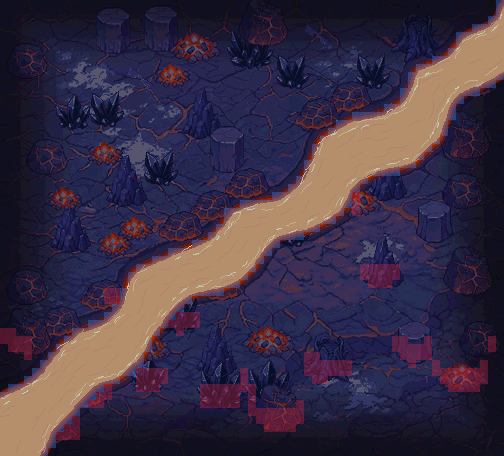

A 2D game scene composited from a Tiled map and its tileset images. What follows is a short description and the map's XML, with every tile layer's data as written:
An orthogonal 63x57 tile map with 8x8 px tiles, 1 tile layer (collision_8px), 1 image layer.

<map version="1.10" tiledversion="1.10.2" orientation="orthogonal" renderorder="right-down" width="63" height="57" tilewidth="8" tileheight="8" infinite="0" nextlayerid="4" nextobjectid="1">
 <properties>
  <property name="moteur" value="RogueEssence / PMDO" />
  <property name="case_lecture_px" type="int" value="24" />
  <property name="viewport" value="320x240" />
 </properties>
 <tileset firstgid="1" source="brosse_collision.tsx" />
 <imagelayer id="1" name="fond">
  <image source="fond.png" width="504" height="456" />
 </imagelayer>
 <layer id="2" name="collision_8px" width="63" height="57" opacity="0.55">
  <data encoding="csv">
1,1,1,1,1,1,1,1,1,1,1,1,1,1,1,1,1,1,1,1,1,1,1,1,1,1,1,1,1,1,1,1,1,1,1,1,1,1,1,1,1,1,1,1,1,1,1,1,1,1,1,1,1,1,1,1,1,1,1,1,1,1,3,
1,1,1,1,1,1,1,1,1,1,1,1,1,1,1,1,1,1,1,1,1,1,1,1,1,1,1,1,1,1,1,1,1,1,1,1,1,1,1,1,1,1,1,1,1,1,1,1,1,1,1,1,1,1,1,1,1,1,1,1,1,1,3,
1,1,1,1,1,1,1,1,1,1,1,1,1,1,1,1,1,1,1,1,1,1,1,1,1,1,1,1,1,1,1,1,1,1,1,1,1,1,1,1,1,1,1,1,1,1,1,1,1,1,1,1,1,1,1,1,1,1,1,1,1,3,3,
1,1,1,1,1,1,1,1,1,1,1,1,1,1,1,1,1,1,1,1,1,1,1,1,1,1,1,1,1,1,1,1,1,1,1,1,1,1,1,1,1,1,1,1,1,1,1,1,1,1,1,1,1,1,1,1,1,1,1,3,3,3,3,
1,1,1,1,1,1,1,1,1,1,1,1,1,1,1,1,1,1,1,1,1,1,1,1,1,1,1,1,1,1,1,1,1,1,1,1,1,1,1,1,1,1,1,1,1,1,1,1,1,1,1,1,1,1,1,1,1,3,3,3,3,3,3,
1,1,1,1,1,1,1,1,1,1,1,1,1,1,1,1,1,1,1,1,1,1,1,1,1,1,1,1,1,1,1,1,1,1,1,1,1,1,1,1,1,1,1,1,1,1,1,1,1,1,1,1,1,1,1,1,1,3,3,3,3,3,3,
1,1,1,1,1,1,1,1,1,1,1,1,1,1,1,1,1,1,1,1,1,1,1,1,1,1,1,1,1,1,1,1,1,1,1,1,1,1,1,1,1,1,1,1,1,1,1,1,1,1,1,1,1,1,1,1,3,3,3,3,3,3,3,
1,1,1,1,1,1,1,1,1,1,1,1,1,1,1,1,1,1,1,1,1,1,1,1,1,1,1,1,1,1,1,1,1,1,1,1,1,1,1,1,1,1,1,1,1,1,1,1,1,1,1,1,1,1,3,3,3,3,3,3,3,3,3,
1,1,1,1,1,1,1,1,1,1,1,1,1,1,1,1,1,1,1,1,1,1,1,1,1,1,1,1,1,1,1,1,1,1,1,1,1,1,1,1,1,1,1,1,1,1,1,1,1,1,1,1,3,3,3,3,3,3,3,3,3,3,3,
1,1,1,1,1,1,1,1,1,1,1,1,1,1,1,1,1,1,1,1,1,1,1,1,1,1,1,1,1,1,1,1,1,1,1,1,1,1,1,1,1,1,1,1,1,1,1,1,1,1,1,3,3,3,3,3,3,3,3,3,3,3,3,
1,1,1,1,1,1,1,1,1,1,1,1,1,1,1,1,1,1,1,1,1,1,1,1,1,1,1,1,1,1,1,1,1,1,1,1,1,1,1,1,1,1,1,1,1,1,1,1,1,1,1,3,3,3,3,3,3,3,3,3,3,3,1,
1,1,1,1,1,1,1,1,1,1,1,1,1,1,1,1,1,1,1,1,1,1,1,1,1,1,1,1,1,1,1,1,1,1,1,1,1,1,1,1,1,1,1,1,1,1,1,1,1,1,3,3,3,3,3,3,3,3,3,3,1,1,1,
1,1,1,1,1,1,1,1,1,1,1,1,1,1,1,1,1,1,1,1,1,1,1,1,1,1,1,1,1,1,1,1,1,1,1,1,1,1,1,1,1,1,1,1,1,1,1,1,1,1,3,3,3,3,3,3,3,3,1,1,1,1,1,
1,1,1,1,1,1,1,1,1,1,1,1,1,1,1,1,1,1,1,1,1,1,1,1,1,1,1,1,1,1,1,1,1,1,1,1,1,1,1,1,1,1,1,1,1,1,1,1,3,3,3,3,3,3,3,3,3,1,1,1,1,1,1,
1,1,1,1,1,1,1,1,1,1,1,1,1,1,1,1,1,1,1,1,1,1,1,1,1,1,1,1,1,1,1,1,1,1,1,1,1,1,1,1,1,1,1,1,3,3,3,3,3,3,3,3,3,3,3,3,3,1,1,1,1,1,1,
1,1,1,1,1,1,1,1,1,1,1,1,1,1,1,1,1,1,1,1,1,1,1,1,1,1,1,1,1,1,1,1,1,1,1,1,1,1,1,1,1,1,3,3,3,3,3,3,3,3,3,3,3,3,3,3,1,1,1,1,1,1,1,
1,1,1,1,1,1,1,1,1,1,1,1,1,1,1,1,1,1,1,1,1,1,1,1,1,1,1,1,1,1,1,1,1,1,1,1,1,1,1,1,1,3,3,3,3,3,3,3,3,3,3,3,3,3,3,3,1,1,1,1,1,1,1,
1,1,1,1,1,1,1,1,1,1,1,1,1,1,1,1,1,1,1,1,1,1,1,1,1,1,1,1,1,1,1,1,1,1,1,1,1,1,1,1,3,3,3,3,3,3,3,3,3,3,3,3,3,3,3,1,1,1,1,1,1,1,1,
1,1,1,1,1,1,1,1,1,1,1,1,1,1,1,1,1,1,1,1,1,1,1,1,1,1,1,1,1,1,1,1,1,1,1,1,1,1,1,3,3,3,3,3,3,3,3,3,3,3,3,3,3,3,1,1,1,1,1,1,1,1,1,
1,1,1,1,1,1,1,1,1,1,1,1,1,1,1,1,1,1,1,1,1,1,1,1,1,1,1,1,1,1,1,1,1,1,1,1,1,1,1,3,3,3,3,3,3,3,3,3,3,3,3,3,3,1,1,1,1,1,1,1,1,1,1,
1,1,1,1,1,1,1,1,1,1,1,1,1,1,1,1,1,1,1,1,1,1,1,1,1,1,1,1,1,1,1,1,1,1,1,1,1,1,3,3,3,3,3,3,3,3,3,3,3,3,3,3,1,1,1,1,1,1,1,1,1,1,1,
1,1,1,1,1,1,1,1,1,1,1,1,1,1,1,1,1,1,1,1,1,1,1,1,1,1,1,1,1,1,1,1,1,1,1,1,1,1,3,3,3,3,3,3,3,3,3,3,3,3,1,1,1,1,1,1,1,1,1,1,1,1,1,
1,1,1,1,1,1,1,1,1,1,1,1,1,1,1,1,1,1,1,1,1,1,1,1,1,1,1,1,1,1,1,1,1,1,1,1,1,3,3,3,3,3,3,3,3,3,1,1,1,1,1,1,1,1,1,1,1,1,1,1,1,1,1,
1,1,1,1,1,1,1,1,1,1,1,1,1,1,1,1,1,1,1,1,1,1,1,1,1,1,1,1,1,1,1,1,1,1,1,1,3,3,3,3,3,3,3,3,3,1,1,1,1,1,1,1,1,1,1,1,1,1,1,1,1,1,1,
1,1,1,1,1,1,1,1,1,1,1,1,1,1,1,1,1,1,1,1,1,1,1,1,1,1,1,1,1,1,1,1,1,1,3,3,3,3,3,3,3,3,3,3,2,1,1,1,1,1,1,1,1,1,1,1,1,1,1,1,1,1,1,
1,1,1,1,1,1,1,1,1,1,1,1,1,1,1,1,1,1,1,1,1,1,1,1,1,1,1,1,1,1,3,3,3,3,3,3,3,3,3,3,3,3,3,3,2,1,1,1,1,1,1,1,1,1,1,1,1,1,1,1,1,1,1,
1,1,1,1,1,1,1,1,1,1,1,1,1,1,1,1,1,1,1,1,1,1,1,1,1,1,1,1,3,3,3,3,3,3,3,3,3,3,3,3,3,3,3,1,2,1,1,1,1,1,1,1,1,1,1,1,1,1,1,1,1,1,1,
1,1,1,1,1,1,1,1,1,1,1,1,1,1,1,1,1,1,1,1,1,1,1,1,1,1,1,1,3,3,3,3,3,3,3,3,3,3,3,3,3,3,1,1,1,1,1,1,1,1,1,1,1,1,1,1,1,1,1,1,1,1,1,
1,1,1,1,1,1,1,1,1,1,1,1,1,1,1,1,1,1,1,1,1,1,1,1,1,1,1,3,3,3,3,3,3,3,3,3,3,3,3,3,1,1,1,1,1,1,1,1,1,1,1,1,1,1,1,1,1,1,1,1,1,1,1,
1,1,1,1,1,1,1,1,1,1,1,1,1,1,1,1,1,1,1,1,1,1,1,1,1,1,3,3,3,3,3,3,3,3,3,3,3,3,1,1,1,1,1,1,1,1,1,1,1,1,1,1,1,1,1,1,1,1,1,1,1,1,1,
1,1,1,1,1,1,1,1,1,1,1,1,1,1,1,1,1,1,1,1,1,1,1,1,3,3,3,3,3,3,3,3,3,3,3,1,1,1,1,1,1,1,1,1,1,1,1,1,1,1,1,1,1,1,1,1,1,1,1,1,1,1,1,
1,1,1,1,1,1,1,1,1,1,1,1,1,1,1,1,1,1,1,1,1,3,3,3,3,3,3,3,3,3,3,3,3,3,1,1,1,1,1,1,1,1,1,1,1,1,1,1,1,1,1,1,1,1,1,1,1,1,1,1,1,1,1,
1,1,1,1,1,1,1,1,1,1,1,1,1,1,1,1,1,1,1,3,3,3,3,3,3,3,3,3,3,3,3,3,3,1,1,1,1,1,1,1,1,1,1,1,1,1,1,1,1,1,1,1,1,1,1,1,1,1,1,1,1,1,1,
1,1,1,1,1,1,1,1,1,1,1,1,1,1,1,1,1,3,3,3,3,3,3,3,3,3,3,3,3,3,3,3,1,1,1,1,1,1,1,1,1,1,1,1,1,2,2,2,2,2,1,1,1,1,1,1,1,1,1,1,1,1,1,
1,1,1,1,1,1,1,1,1,1,1,1,1,1,1,1,3,3,3,3,3,3,3,3,3,3,3,3,3,3,3,1,1,1,1,1,1,1,1,1,1,1,1,1,1,2,2,2,2,2,1,1,1,1,1,1,1,1,1,1,1,1,1,
1,1,1,1,1,1,1,1,1,1,1,1,1,1,1,1,3,3,3,3,3,3,3,3,3,3,3,3,3,3,1,1,1,1,1,1,1,1,1,1,1,1,1,1,1,1,2,2,2,1,1,1,1,1,1,1,1,1,1,1,1,1,1,
1,1,1,1,1,1,1,1,1,1,1,1,1,2,2,3,3,3,3,3,3,3,3,3,3,3,3,3,1,1,1,1,1,1,1,1,1,1,1,1,1,1,1,1,1,1,1,1,1,1,1,1,1,1,1,1,1,1,1,1,1,1,1,
1,1,1,1,1,1,1,1,1,1,1,1,1,2,2,3,3,3,3,3,3,3,3,3,1,1,1,1,1,1,1,1,1,1,1,1,1,1,1,1,1,1,1,1,1,1,1,1,1,1,1,1,1,1,1,1,1,1,1,1,1,1,1,
1,1,1,1,1,1,1,1,1,1,1,1,1,1,3,3,3,3,3,3,3,3,3,1,1,1,1,1,1,1,1,1,1,1,1,1,1,1,1,1,1,1,1,1,1,1,1,1,1,1,1,1,1,1,1,1,1,1,1,1,1,1,1,
1,1,1,1,1,1,1,1,1,1,1,1,1,3,3,3,3,3,3,3,3,3,2,2,2,1,1,1,1,1,1,1,1,1,1,1,1,1,1,1,1,1,1,1,1,1,1,1,1,1,1,1,1,1,1,1,1,1,1,1,1,1,1,
1,1,1,1,1,1,1,1,1,1,1,3,3,3,3,3,3,3,3,3,3,2,2,2,2,1,1,1,1,1,1,1,1,1,1,1,1,1,1,1,1,1,1,1,1,1,1,1,1,1,1,1,1,1,1,1,1,1,1,1,1,1,1,
2,2,1,1,1,1,1,1,1,3,3,3,3,3,3,3,3,3,3,3,1,1,2,1,1,1,1,1,1,1,1,1,1,1,1,1,1,1,1,1,1,1,1,1,1,1,1,1,1,1,1,1,1,1,1,1,1,1,1,1,1,1,1,
2,2,2,2,1,1,1,1,3,3,3,3,3,3,3,3,3,3,3,1,1,1,1,1,1,1,1,1,1,1,1,1,1,1,1,1,1,1,1,1,1,1,1,1,1,1,1,1,1,2,2,1,1,2,1,1,1,1,1,1,1,2,1,
1,2,2,2,1,1,1,3,3,3,3,3,3,3,3,3,3,3,3,1,1,1,1,1,1,1,1,1,1,1,1,1,1,1,1,1,1,1,1,1,1,1,1,1,1,1,1,1,1,2,2,2,2,2,1,1,1,1,1,1,1,2,1,
1,1,1,2,1,1,3,3,3,3,3,3,3,3,3,3,3,3,1,1,1,1,1,1,1,1,1,1,1,1,1,1,1,1,1,1,1,1,2,2,1,1,1,1,1,1,1,1,1,1,2,2,2,2,1,1,1,1,1,1,1,1,1,
1,1,1,1,1,3,3,3,3,3,3,3,3,3,3,3,3,3,1,1,1,1,1,1,1,1,1,1,1,1,1,1,1,1,1,1,1,1,2,2,2,2,2,2,1,1,1,1,1,1,1,2,1,1,2,1,1,1,1,1,2,1,1,
1,1,1,1,3,3,3,3,3,3,3,3,3,3,3,3,3,2,2,2,2,1,1,1,1,1,1,1,1,1,2,1,1,1,1,1,1,1,2,2,2,2,2,2,1,1,1,1,1,1,1,1,1,1,2,2,2,2,2,2,2,1,1,
1,1,1,3,3,3,3,3,3,3,3,3,3,3,3,1,1,2,2,2,2,1,1,1,1,1,1,1,1,1,2,1,1,1,1,1,1,1,1,2,2,1,1,1,1,1,1,1,1,1,1,1,1,1,1,2,2,2,2,2,2,1,1,
1,3,3,3,3,3,3,3,3,3,3,3,3,2,1,1,1,2,2,2,1,1,1,1,1,2,2,2,2,2,2,2,1,1,1,1,1,1,1,1,1,1,1,1,1,1,1,1,1,1,1,1,1,1,1,1,2,2,2,2,1,1,1,
3,3,3,3,3,3,3,3,3,3,3,3,2,2,1,1,1,1,1,1,1,1,1,1,1,2,2,2,2,2,1,2,1,1,1,1,1,1,1,1,1,1,1,1,1,1,1,1,1,1,1,1,1,1,1,1,1,1,1,1,1,1,1,
3,3,3,3,3,3,3,3,3,3,3,2,2,1,1,1,1,1,1,1,1,1,1,1,1,2,2,2,2,2,1,2,1,1,1,1,1,2,1,1,1,1,1,1,1,1,1,1,1,1,1,1,1,1,1,1,1,1,1,1,1,1,1,
3,3,3,3,3,3,3,3,3,3,1,1,1,1,1,1,1,1,1,1,1,1,1,1,1,1,1,1,1,1,1,2,2,2,2,2,2,2,1,1,1,1,1,1,1,1,1,1,1,1,1,1,1,1,1,1,1,1,1,1,1,1,1,
3,3,3,3,3,3,3,3,3,2,1,1,1,1,1,1,1,1,1,1,1,1,1,1,1,1,1,1,1,1,1,1,2,2,2,2,2,2,1,1,1,1,1,1,1,1,1,1,1,1,1,1,1,1,1,1,1,1,1,1,1,1,1,
3,3,3,3,3,3,3,3,2,2,1,1,1,1,1,1,1,1,1,1,1,1,1,1,1,1,1,1,1,1,1,1,1,2,2,2,2,1,1,1,1,1,1,1,1,1,1,1,1,1,1,1,1,1,1,1,1,1,1,1,1,1,1,
3,3,3,3,3,3,3,2,2,2,1,1,1,1,1,1,1,1,1,1,1,1,1,1,1,1,1,1,1,1,1,1,1,1,1,1,1,1,1,1,1,1,1,1,1,1,1,1,1,1,1,1,1,1,1,1,1,1,1,1,1,1,1,
3,3,3,3,3,3,3,1,1,1,1,1,1,1,1,1,1,1,1,1,1,1,1,1,1,1,1,1,1,1,1,1,1,1,1,1,1,1,1,1,1,1,1,1,1,1,1,1,1,1,1,1,1,1,1,1,1,1,1,1,1,1,1,
3,3,3,3,3,3,1,1,1,1,1,1,1,1,1,1,1,1,1,1,1,1,1,1,1,1,1,1,1,1,1,1,1,1,1,1,1,1,1,1,1,1,1,1,1,1,1,1,1,1,1,1,1,1,1,1,1,1,1,1,1,1,1
  </data>
 </layer>
</map>
